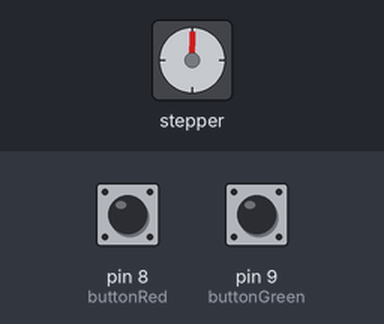
The sketch below on a simulated Arduino Uno, built with avr-gcc and run on an emulated ATmega328P. Shown: stepper motor. The inputs (shaded band) are chosen by the test bench; at power-on: pin 8 (buttonRed) LOW, pin 9 (buttonGreen) LOW. Stepper angles assume 4096 steps per turn.

Above: at 0.44 s.
At 1.06 s:
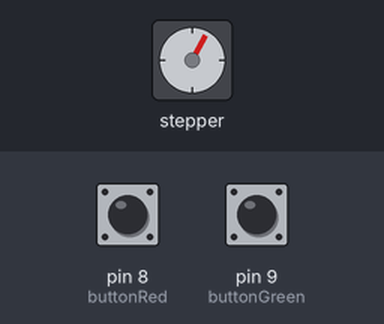
At 1.66 s:
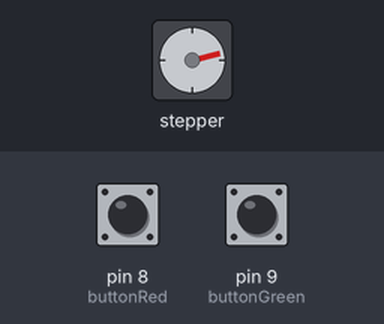
At 3.2 s:
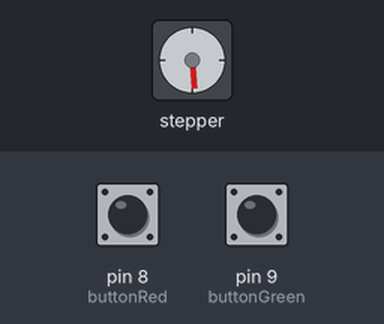
Timing chart, 0 to 4.7 s (numbered marks = the images above):
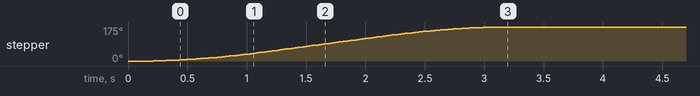

Measured:
- by itself, stepper: turns 175° clockwise in 2.9 s

The sketch:

stepper_testing.ino
```cpp
#include <AccelStepper.h>
#define HALFSTEP 8

///https://community.element14.com/members-area/personalblogs/b/blog/posts/arduino-controlling-stepper-motor-28byj-48-with-accelstepper-library
///https://42bots.com/tutorials/28byj-48-stepper-motor-with-uln2003-driver-and-arduino-uno/


// Motor pin definitions
#define motorPin1  3     // IN1 on the ULN2003 driver 1
#define motorPin2  4     // IN2 on the ULN2003 driver 1
#define motorPin3  5     // IN3 on the ULN2003 driver 1
#define motorPin4  6     // IN4 on the ULN2003 driver 1

// Initialize with pin sequence IN1-IN3-IN2-IN4 for using the AccelStepper with 28BYJ-48
AccelStepper stepper1(HALFSTEP, motorPin1, motorPin3, motorPin2, motorPin4);

const int buttonRed = 8;     // the number of the pushbutton pin
const int buttonGreen = 9;      // the number of the LED pin
int buttonRedState = 0;         // variable for reading the pushbutton status
int buttonGreenState = 0;         // variable for reading the pushbutton status
int path = 0;                       //Direction of blind (1 = down, 0 = stop, -1 = up)


void setup() {
//  stepper1.setMaxSpeed(2000.0);
//  stepper1.setAcceleration(400.0);
//  stepper1.setSpeed(100);
//  stepper1.moveTo(10000);

}//--(end setup )---

void loop() {

  buttonRedState = digitalRead(buttonRed);
  buttonGreenState = digitalRead(buttonGreen);

    // check if the pushbutton is pressed. If it is, the buttonState is HIGH:
  //if (buttonState == HIGH) {
    // turn LED on:
    //digitalWrite(ledPin, HIGH);
  //} else {
    // turn LED off:
    //digitalWrite(ledPin, LOW);
  //}

  if (path != 0) {
    /*
       Manually running the blind
    */
    //small_stepper.step(ccw ? path : -path);
    //currentPosition = currentPosition + path;
  }

  /*
     After running setup() the motor might still have
     power on some of the coils. This is making sure that
     power is off the first time loop() has been executed
     to avoid heating the stepper motor draining
     unnecessary current
  */
  //if (initLoop) {
    //initLoop = false;
    //stopPowerToCoils();
  //}

//  //Change direction when the stepper reaches the target position
//  if (stepper1.distanceToGo() == 0) {
//    stepper1.moveTo(-stepper1.currentPosition());
//  }
//  stepper1.run();

    if (stepper1.distanceToGo() == 0)
    {
        // Random change to speed, position and acceleration
        // Make sure we dont get 0 speed or accelerations
        delay(100);
        stepper1.moveTo(2000);
        stepper1.setMaxSpeed(1000);
        stepper1.setAcceleration(1000);
    }
    stepper1.run();
}
```
